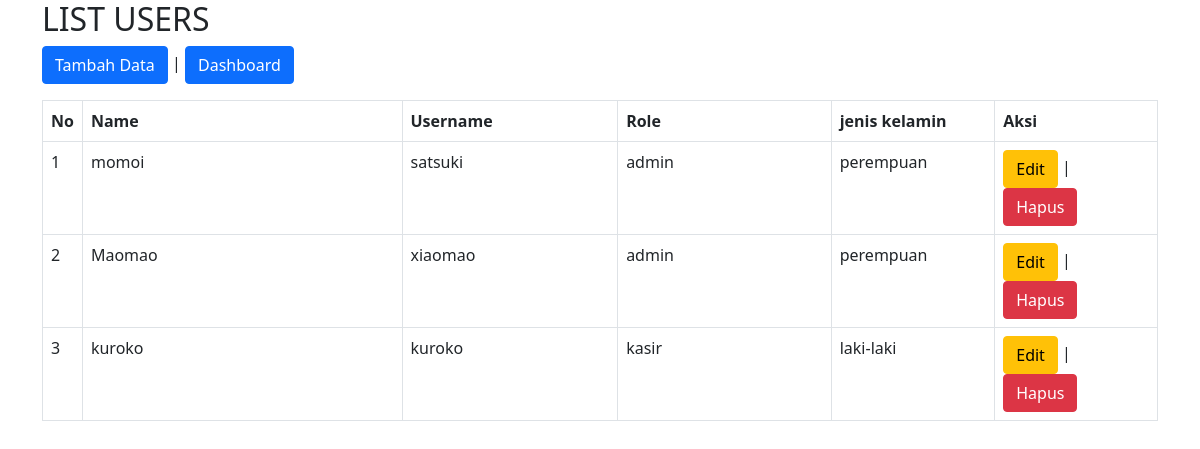
/users_list.php, run on the app's committed database.
### tables this page shows
CREATE TABLE `users` (
  `id` int NOT NULL,
  `name` varchar(60) NOT NULL,
  `gender` varchar(15) DEFAULT NULL,
  `username` varchar(60) NOT NULL,
  `password` varchar(70) NOT NULL,
  `role_id` int NOT NULL
);

CREATE TABLE `roles` (
  `id` int NOT NULL,
  `name` varchar(60) NOT NULL
);

### users_list.php (the view, shortened to what this page needs)
<?php
include("connection.php");
$query = $db->query("SELECT users.*, roles.name AS role_name
                      FROM users
                      INNER JOIN roles
                      ON users.role_id = roles.id");
$data = $query->fetchAll();
?>
<!DOCTYPE html>
<html lang="en">
<head>
  <link href="https://cdn.jsdelivr.net/npm/bootstrap@5.0.2/dist/css/bootstrap.min.css" rel="stylesheet">
</head>
<body>
  <div class="container">
    <h2>LIST USERS</h2>
    <a href="users_add.php" class="btn btn-primary">Tambah Data</a> |
    <a href="dashboard.php" class="btn btn-primary">Dashboard</a>
    <br>
<table border="1" class="table table-bordered mt-3">
      <thead>
        <tr>
          <th>No</th>
          <th>Name</th>
          <th>Username</th>
          <th>Role</th>
          <th>jenis kelamin</th>
          <th>Aksi</th>
        </tr>
      </thead>
      <?php foreach($data as $index => $users) : ?>
      <tbody>
        <tr>
          <td><?= $index +1;?></td>
          <td width ="30%"><?= $users['name'];?></td>
          <td width = "20%"><?= $users['username'];?></td>
          <td width = "20%"><?= $users['role_name'];?></td>
          <td width = "15%"><?= $users['gender'];?></td>
          <td width = "15%">
            <a href="users_edit.php?id=<?=$users['id'];?>" class="btn btn-warning">Edit</a> |
            <a href="users_delete.php?id=<?=$users['id'];?>" class="btn btn-danger" onclick="return confirm('Anda Yakin Ingin Menghapus Data')">Hapus</a>
          </td>
        </tr>
      </tbody>
      <?php endforeach; ?>
    </table>
    </div>
</body>
</html>

### data on the page
users: name "momoi", username "satsuki", role.name "admin", gender "perempuan"
users: name "Maomao", username "xiaomao", role.name "admin", gender "perempuan"
users: name "kuroko", username "kuroko", role.name "kasir", gender "laki-laki"
